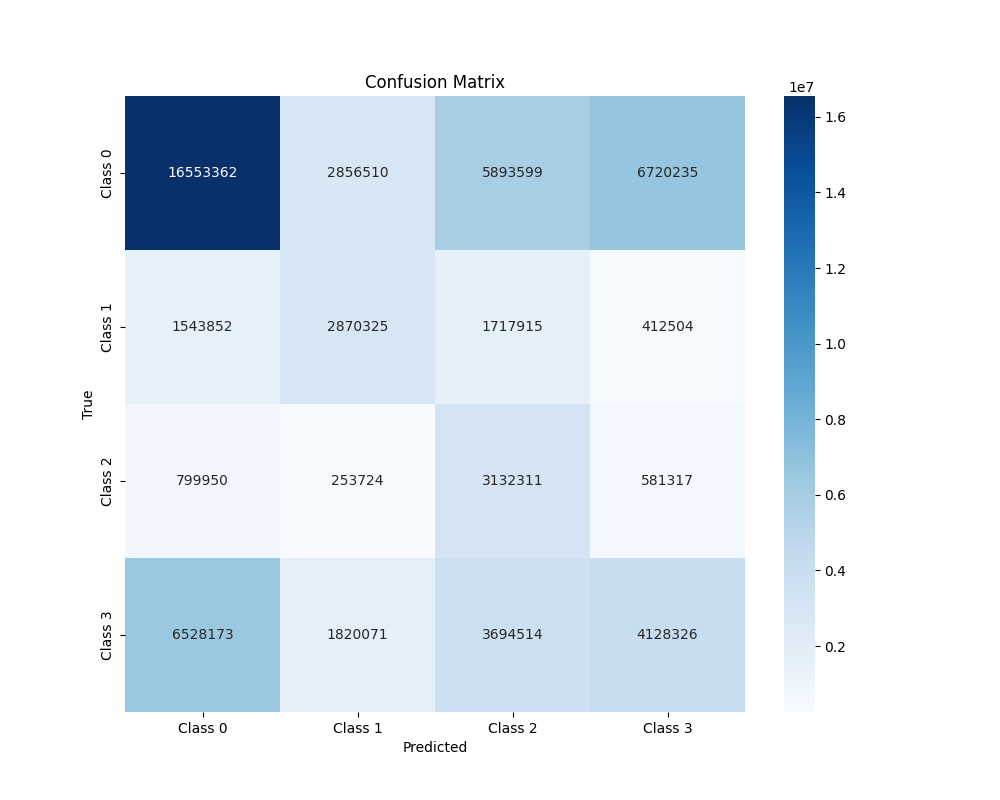
#> input picture wandb/run-20250319_082917-eijyavuy/files/media/images/Normalized Confusion Matrix_0_4299e5a95abc5bdcc800.png, 1000 x 800 px, found by its file name; its folder holds 3 pictures in this run
$ python find_white_images.py
#> lines starting #> are read from the running program, lines starting #| are printed output that depends on the picture; after the words box and inside, x2 and y2 are one past the last pixel; in counts of white or black regions, pixels touching at a corner belong together
import os
import cv2
import numpy as np

def check_white_pixels(path, threshold=0.1, output_file="white_pixel_report.txt"):
    # Open the file once in write mode to clear any previous content
#> called with threshold = 0.1
    with open(output_file, "w") as file:
        file.write("White Pixel Analysis Report\n")
        file.write("-------------------------\n")

    count = 0

    for image_name in os.listdir(path):
        image_path = os.path.join(path, image_name)

        # Skip directories, only process files
        if os.path.isdir(image_path):
            continue

        # Try to load the image
        try:
            # Load the image in color (RGB) format
            image = cv2.imread(image_path, cv2.IMREAD_COLOR)
#> image is the input picture: shape (800, 1000, 3); mean B, G, R 242.9, 234.2, 223.9
            if image is None:
                # Skip files that aren't images
                continue

            # Calculate the total number of pixels
            total_pixels = image.shape[0] * image.shape[1]
#> total_pixels = 800000

            # Count white pixels (intensity close to [255, 255, 255])
            # Create a mask where all channels are close to 255
            white_mask = (image > 240).all(axis=2)
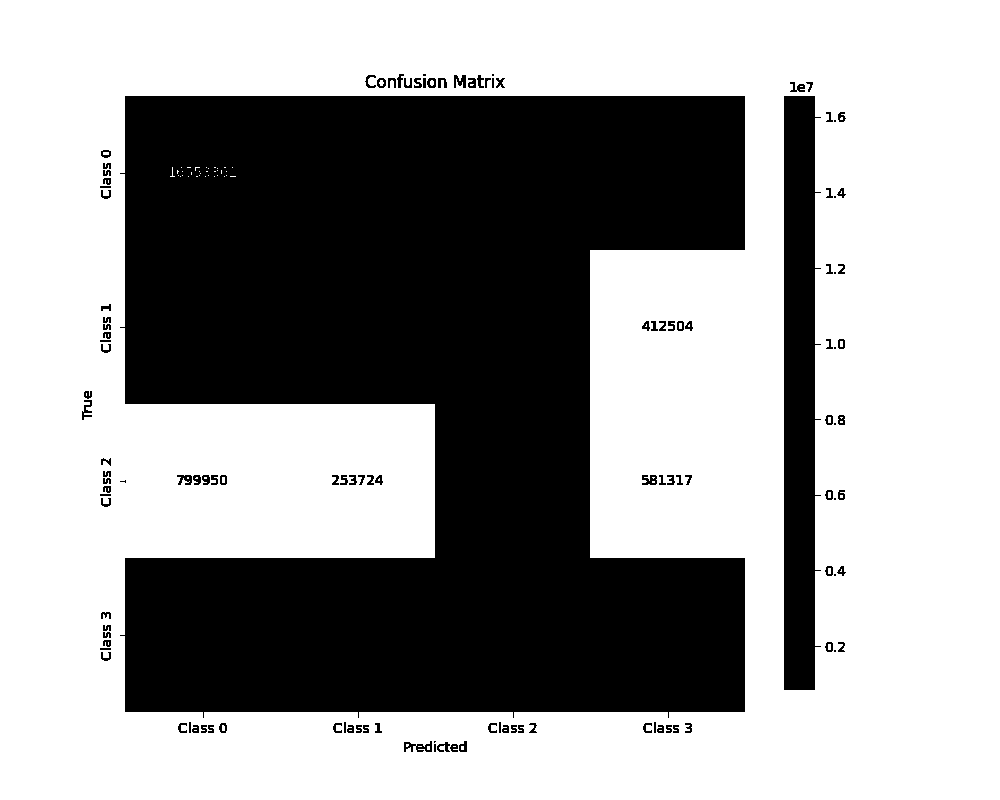
#> white_mask: shape (800, 1000) bool; 61.2% white; 124 black regions (13 under 20 px), largest, box (x1, y1, x2, y2) and area: (120, 96, 745, 718) 286404, (784, 96, 821, 690) 18462, (404, 741, 432, 752) 161
            white_pixels = np.sum(white_mask)
#> white_pixels = 489998

            # Compute white pixel percentage
            white_pixel_ratio = white_pixels / total_pixels
#> white_pixel_ratio = 0.612

            # Write results to the file in append mode
            if white_pixel_ratio > threshold:
                with open(output_file, "a") as file:
                    file.write(f"{image_path}: {white_pixel_ratio:.2%} white pixels\n")
                count += 1

        except Exception as e:
            print(f"Error processing {image_path}: {e}")
#> pass 2 of the loop in check_white_pixels, `for image_name in os.listdir(path):`:
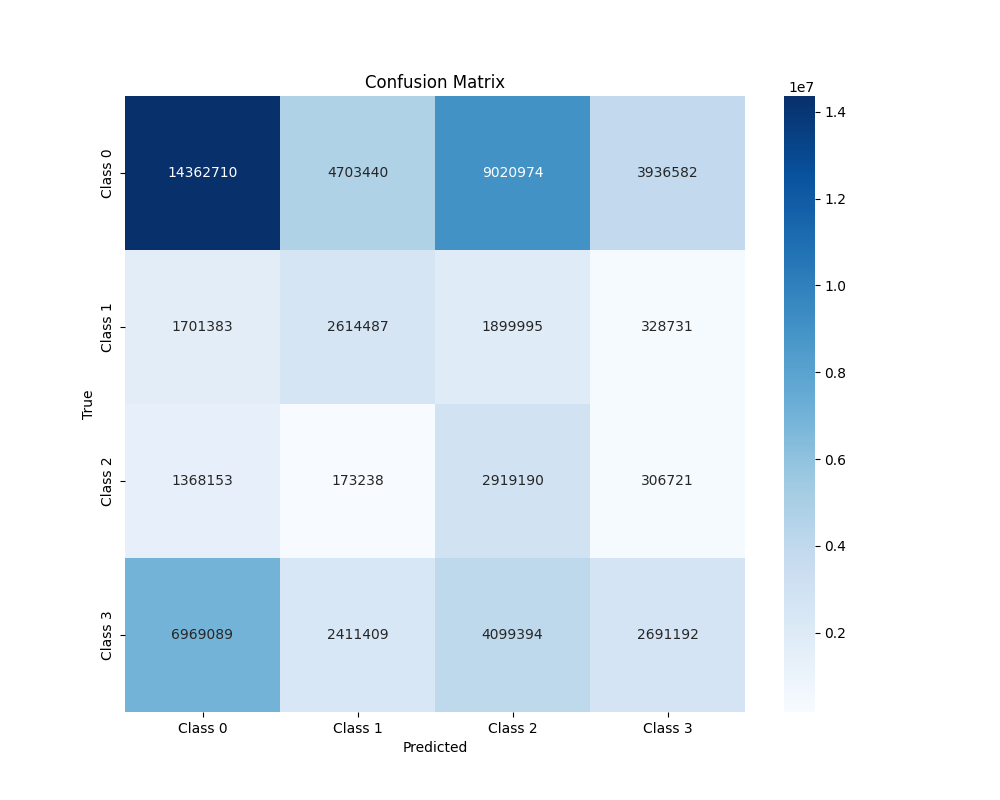
#> input picture wandb/run-20250319_082917-eijyavuy/files/media/images/Normalized Confusion Matrix_2_425bbd7338ffe0772639.png, 1000 x 800 px, found by its file name
#> in check_white_pixels, image is the input picture: shape (800, 1000, 3); mean B, G, R 241.4, 231.1, 218.7
#> in check_white_pixels, `white_mask = (image > 240).all(axis=2)`:
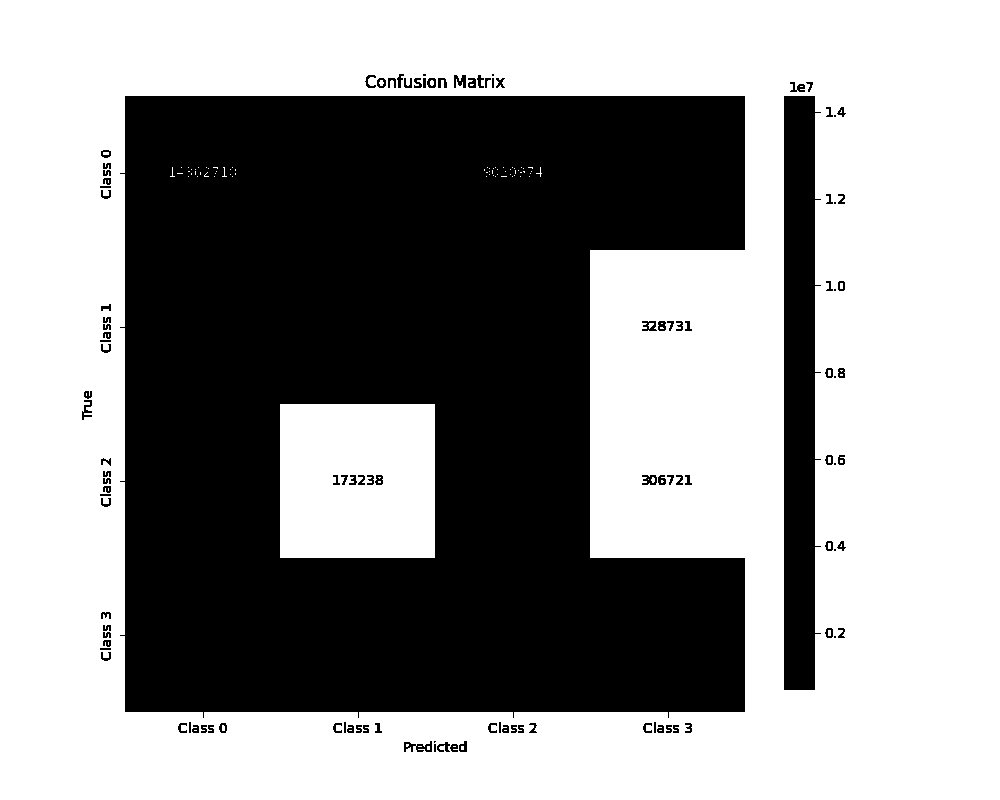
#> white_mask: shape (800, 1000) bool; 58.3% white; 114 black regions (11 under 20 px), largest, box (x1, y1, x2, y2) and area: (120, 96, 745, 718) 310203, (784, 96, 821, 690) 18456, (404, 741, 432, 752) 161
#> white_pixels = 466592
#> white_pixel_ratio = 0.583
#> pass 3 of the loop in check_white_pixels, `for image_name in os.listdir(path):`:
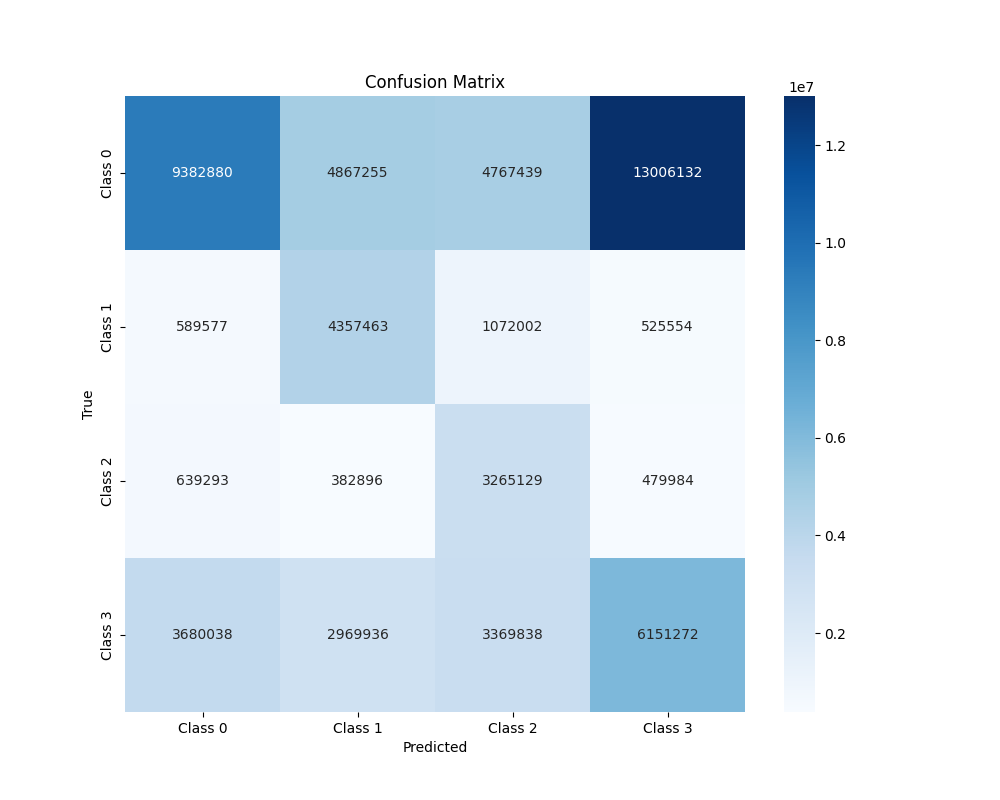
#> input picture wandb/run-20250319_082917-eijyavuy/files/media/images/Normalized Confusion Matrix_4_0c6281a302d4ea53c864.png, 1000 x 800 px, found by its file name
#> in check_white_pixels, image is the input picture: shape (800, 1000, 3); mean B, G, R 240.6, 229.9, 216.9
#> in check_white_pixels, `white_mask = (image > 240).all(axis=2)`:
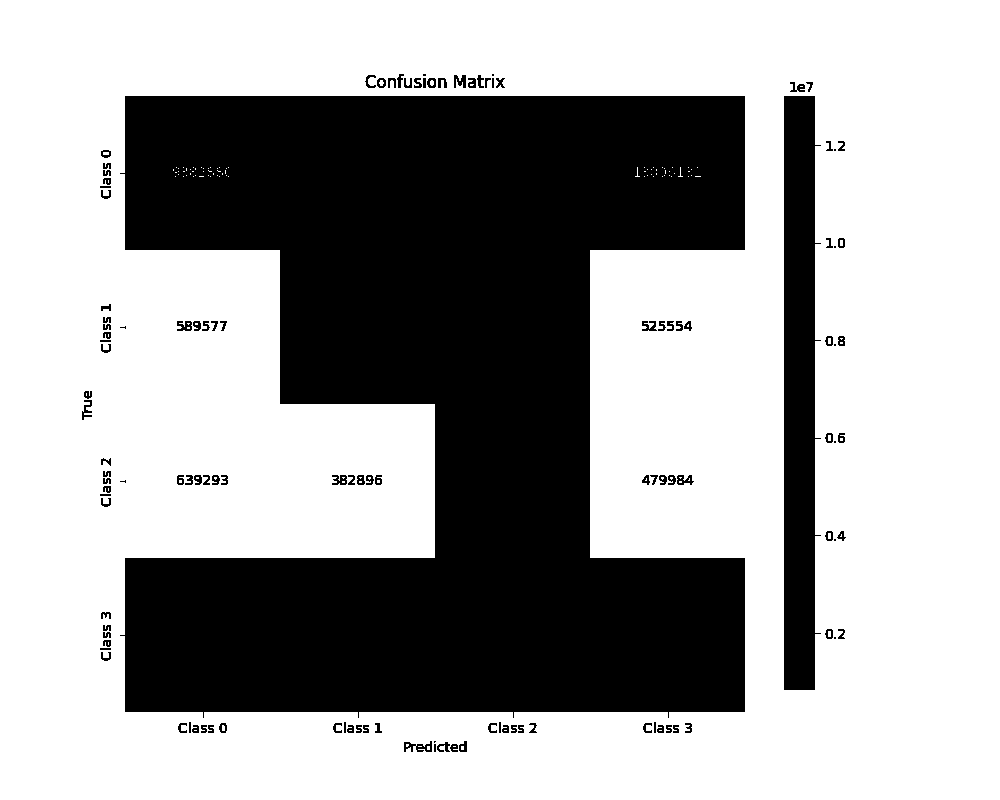
#> white_mask: shape (800, 1000) bool; 64.2% white; 123 black regions (12 under 20 px), largest, box (x1, y1, x2, y2) and area: (120, 96, 745, 718) 262473, (784, 96, 821, 690) 18450, (404, 741, 432, 752) 161
#> white_pixels = 513747
#> white_pixel_ratio = 0.642

    print(f"Analysis complete. Found {count} images with more than {threshold:.0%} white pixels.")
    print(f"Results saved to {output_file}")

if __name__ == "__main__":
    # Define the image path
    path = "Rachel_Tzuria/Data/Dataset/Full_Dataset/test/images"

    # Define the threshold for white pixels (10%)
    threshold = 0.1

    # Define the output file
    output_file = "Rachel_Tzuria/Data/Dataset/Full_Dataset/white_pixel_report_test.txt"

    # Check for white pixels
    check_white_pixels(path, threshold, output_file)
